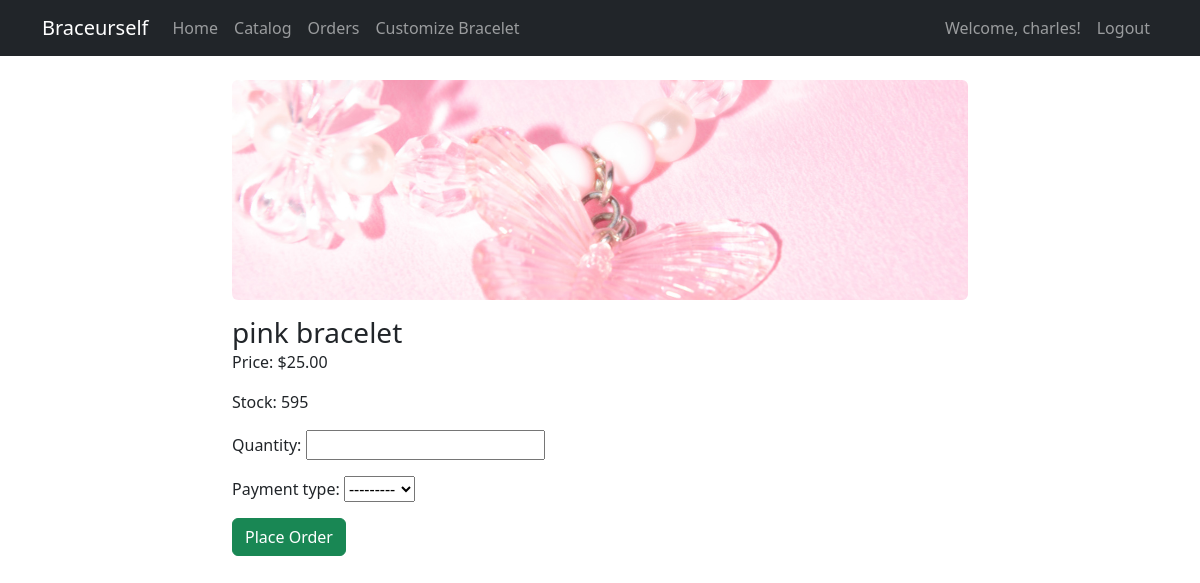
The page /catalog/1/order/ (signed in) on the database as committed earlier.
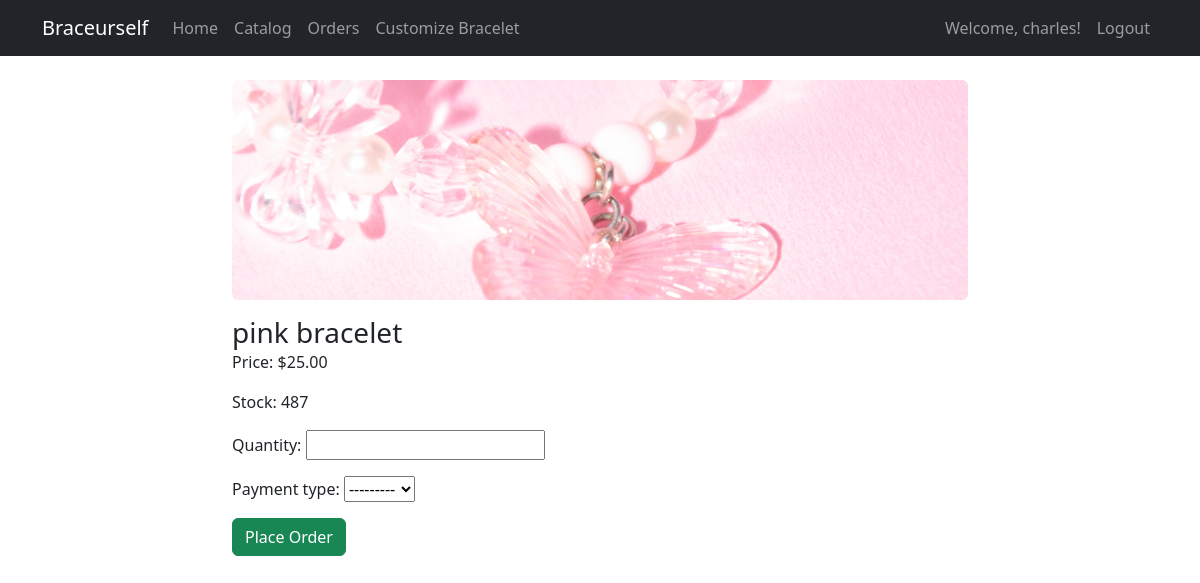
The same page on the database as committed later.
### shop/models.py (models this page shows, shortened)
class Product(models.Model):
    name = models.CharField(max_length=100)
    price = models.DecimalField(max_digits=8, decimal_places=2)
    image = models.ImageField(upload_to='product_images/')
    created_by = models.ForeignKey(SellerProfile, on_delete=models.CASCADE)
    stock = models.PositiveIntegerField(default=0)
    created_at = models.DateTimeField(auto_now_add=True, null=True, blank=True)

### shop/views.py (the view)
# urls.py: path('catalog/<int:product_id>/order/', views.product_order, name='product_order'),
def product_order(request, product_id):
    if not request.user.is_authenticated or hasattr(request.user, 'sellerprofile'):
        return redirect('login')
    product = Product.objects.get(id=product_id)
    error = None
    if product.stock <= 0:
        error = "This product is out of stock."
    if request.method == 'POST' and not error:
        form = OrderForm(request.POST)
        if form.is_valid():
            quantity = form.cleaned_data['quantity']
            if quantity > product.stock:
                error = "Not enough stock available."
            else:
                order = form.save(commit=False)
                order.customer = request.user
                order.product = product
                order.status = 'waiting'  # set default status
                order.save()
                product.stock -= quantity
                product.save()
                messages.success(request, "Order placed!")
                return redirect('order_list')
    else:
        form = OrderForm()
    return render(request, 'shop/product_order.html', {'product': product, 'form': form, 'error': error})

### shop/views.py
class OrderForm(forms.ModelForm):
    class Meta:
        model = Order
        fields = ['quantity', 'payment_type']

### shop/templates/shop/product_order.html (shortened to what this page needs)
{% extends 'shop/base.html' %}
{% block content %}
<div class="row justify-content-center">
    <div class="col-md-8 d-flex flex-column align-items-center">
        {% if product.image %}
            <img src="{{ product.image.url }}" class="mb-3 rounded" alt="{{ product.name }}"
                 style="width:100%;max-width:100%;height:220px;object-fit:cover;display:block;">
        {% else %}
            <div class="mb-3 rounded bg-light d-flex align-items-center justify-content-center"
                 style="width:100%;height:220px;">
                <span class="text-muted">No image</span>
            </div>
        {% endif %}
        <div class="w-100">
            <h3 class="card-title">{{ product.name }}</h3>
            <p class="card-text">Price: ${{ product.price }}</p>
            <p class="card-text">Stock: {{ product.stock }}</p>
            <form method="post">
                {{ form.as_p }}
                <button type="submit" class="btn btn-success" {% if product.stock <= 0 %}disabled{% endif %}>Place Order</button>
            </form>
        </div>
    </div>
</div>
{% endblock %}

Rows that differ between the two databases and show on the page:
changed Product "pink bracelet": stock "595" → "487"
